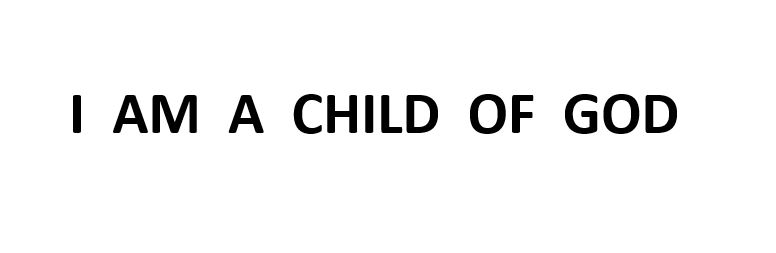
#> input picture FinalTest.JPG, 776 x 253 px
$ jupyter execute --allow-errors Text_Extraction.ipynb
#> lines starting #> are read from the running program, lines starting #| are printed output that depends on the picture
PREPARATION

[cell 1]
import requests

#> (a cell that did not finish here is left out)

[cell 3]
from PIL import Image
import pytesseract
import cv2
import numpy as np
from pytesseract import Output
import re

[cell 4]
image = Image.open('FinalTest.JPG')
#> image is the input picture: PIL image 776x253 RGB; min 0, max 255, mean 244
image = image.resize((300,300))
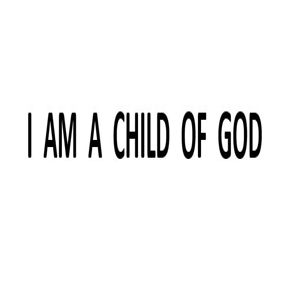
#> image: PIL image 300x300 RGB; min 0, max 255, mean 244
image.save('resized.png')
image

[cell 5]
image=cv2.imread('resized.png')

[cell 6]
def get_grayscale(image):
    return cv2.cvtColor(image, cv2.COLOR_BGR2GRAY)
gray = get_grayscale(image)
Image.fromarray(gray)

[cell 7]
cv2.imwrite("gray.png", gray)
#> Out = True
